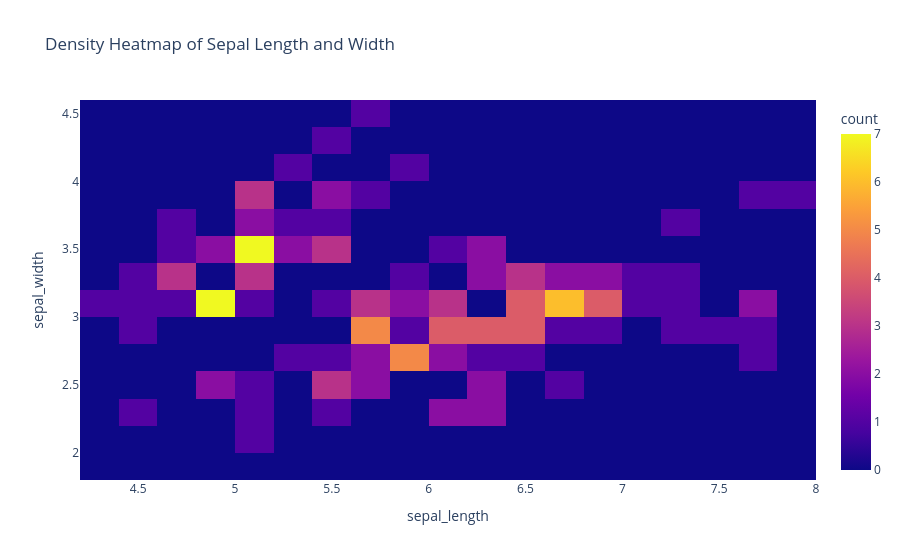

Source (notebook cell):
### Code cell
#density heatmap
corr=df.corr(numeric_only=True)
fig=px.density_heatmap(df,x='sepal_length',y='sepal_width',nbinsx=20,nbinsy=20,title='Density Heatmap of Sepal Length and Width')
fig.show()

### Figure 1 — Plotly figure (JSON) as saved in the notebook; plotly's stock layout.template omitted (floating-point values rounded to 4 significant figures; data arrays with more than 128 entries replaced by an {"elided": "..."} marker saying what was removed)
{"data": [{"coloraxis": "coloraxis", "hovertemplate": "sepal_length=%{x}<br>sepal_width=%{y}<br>count=%{z}<extra></extra>", "name": "", "nbinsx": 20, "nbinsy": 20, "type": "histogram2d", "x": {"elided": "150 float values"}, "xaxis": "x", "xbingroup": "x", "y": {"elided": "150 float values"}, "yaxis": "y", "ybingroup": "y"}], "layout": {"coloraxis": {"colorbar": {"title": {"text": "count"}}, "colorscale": [[0, "#0d0887"], [0.1111, "#46039f"], [0.2222, "#7201a8"], [0.3333, "#9c179e"], [0.4444, "#bd3786"], [0.5556, "#d8576b"], [0.6667, "#ed7953"], [0.7778, "#fb9f3a"], [0.8889, "#fdca26"], [1, "#f0f921"]]}, "legend": {"tracegroupgap": 0}, "title": {"text": "Density Heatmap of Sepal Length and Width"}, "xaxis": {"anchor": "y", "domain": [0, 1], "title": {"text": "sepal_length"}}, "yaxis": {"anchor": "x", "domain": [0, 1], "title": {"text": "sepal_width"}}}}
